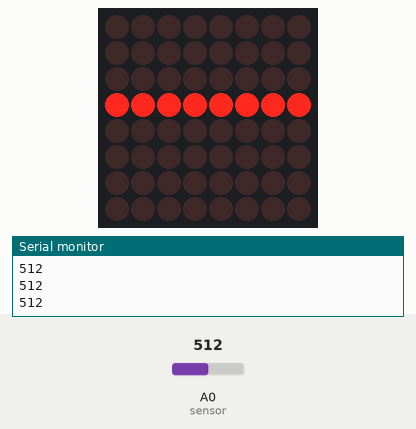
Simulated run of this sketch. Board: Arduino Uno, built with avr-gcc and run on an emulated ATmega328P. Shown: 8×8 LED matrix, the last lines printed to the serial monitor. The inputs (shaded band) are chosen by the test bench; at power-on: A0 (sensor) = 512.

Above: at 1.2 s.
1.3 s: A0 (sensor) set to 716
At 1.8 s:
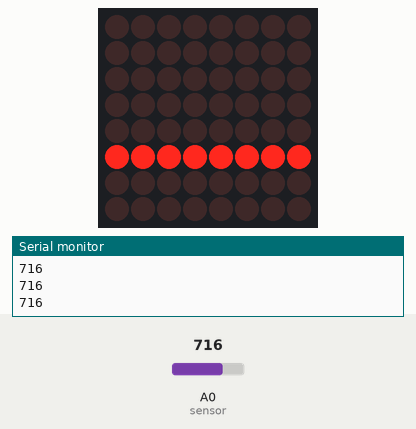
2.8 s: A0 (sensor) set to 900
At 4.0 s:
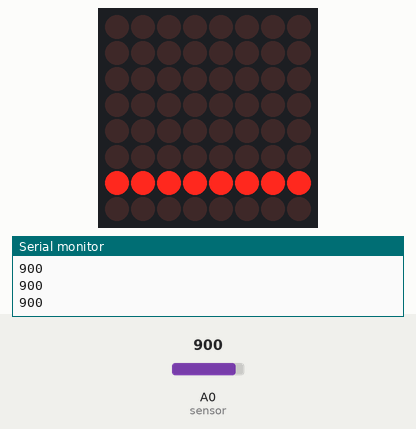
4.3 s: A0 (sensor) set to 1023
At 5.2 s:
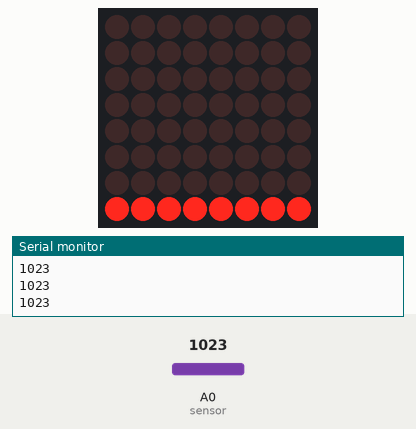
5.8 s: A0 (sensor) set to 306
At 6.4 s:
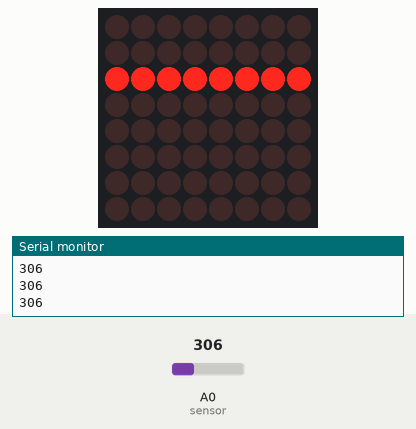
7.3 s: A0 (sensor) set to 122
At 8.5 s:
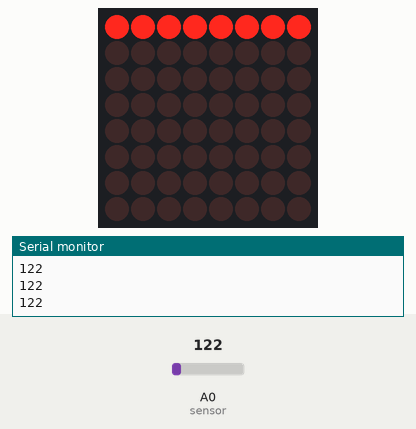
8.8 s: A0 (sensor) set to 511
At 9.6 s:
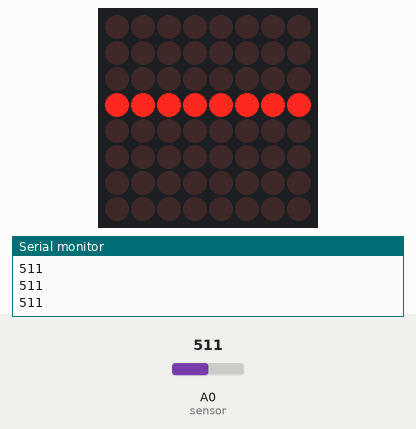
Timing chart, 0 to 11.3 s (numbered marks = the images above; inputs shaded):
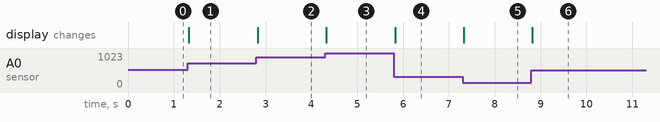

Measured:
- after the input at 1.3 s, the display: changes at once (image 1)
- after the input at 2.8 s, the display: changes at once (image 2)
- after the input at 4.3 s, the display: changes at once (image 3)
- after the input at 5.8 s, the display: changes at once (image 4)
- after the input at 7.3 s, the display: changes at once (image 5)
- after the input at 8.8 s, the display: changes at once (image 6)

The sketch:

sketch.ino
```cpp
#include "LedControl.h"
/*
 DIN connects to pin 12
 CLK connects to pin 11
 CS connects to pin 10
*/
LedControl lc = LedControl(11,10,9,1); // create a new LedControl object
void setup() {
lc.shutdown(0,false); // Turn matrix on, no power saving
lc.setIntensity(0,8); // Set brightness to a medium value
lc.clearDisplay(0); // Clear the display
Serial.begin(9600); }
void loop(){
int sensorValue = analogRead(A0); // read sensor, 0-1023
Serial.println(sensorValue);
sensorValue = map(sensorValue, 0, 1000, 0, 7);
// remap the value 0-7. (1000 eliminates noise)
lc.clearDisplay(0); // Clear the display
lc.setRow(0, sensorValue, B11111111); // Turn one line on
delay(20); }
```
